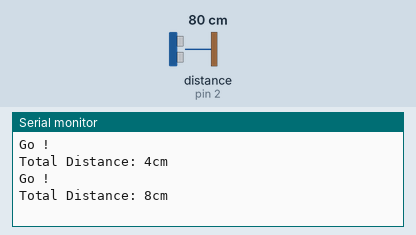
Recording of a sketch running on a simulated Arduino Uno, built with avr-gcc and run on an emulated ATmega328P. Shown: the last lines printed to the serial monitor. Wiring (inferred from the names in the program): ultrasonic range finder: trigger pin 3; echo pin 2. Inputs (shaded band) come from the test bench; at power-on: distance to the obstacle (sensor on pin 2) 80 cm. The echo pulse lasts 58.3 µs per cm.

Above: at 2.8 s.
2.9 s: distance to the obstacle (sensor on pin 2) set to 2 cm
At 4.9 s:
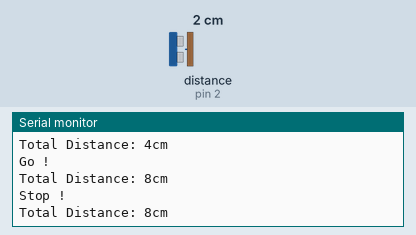
7.5 s: distance to the obstacle (sensor on pin 2) set to 18 cm
At 9.1 s:
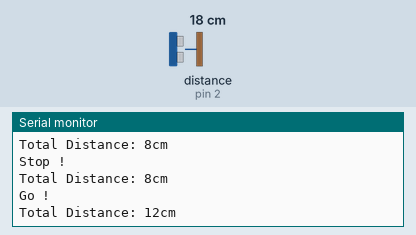
Timing chart, 0 to 10.6 s (numbered marks = the images above; inputs shaded):
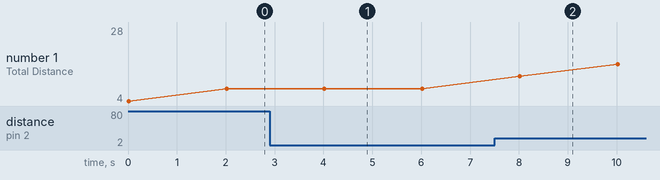

The sketch:

example_1108.ino
```cpp
/*
 * Student ID : 201901723
 * Student Name : 최가은
 * Writing Date : 2022.11.08(화)
 * My feel about this assignment
 *
*/

#define ECHO 2
#define TRIG 3
#define MARK0_GO 1
#define MARK0_STOP 0
#define CAR_SPEED 2

long totalDistance;

int askMark0(int dist){
  if(dist >= 15){
    return MARK0_GO;
  } else {
    return MARK0_STOP;
  }
}

void setup() {
  totalDistance = 0;
  pinMode(TRIG, OUTPUT);
  pinMode(ECHO, INPUT);
  Serial.begin(9600);
}

void loop() {
  digitalWrite(TRIG, HIGH);
  delayMicroseconds(10);
  digitalWrite(TRIG, LOW);
  long duration = pulseIn(ECHO, HIGH);

  if(duration == 0) return;

  long distance = duration * 0.034 / 2;

  if(askMark0(distance) == MARK0_GO){
    Serial.println("Go !");
    totalDistance += CAR_SPEED * 2;
  } else {
    Serial.println("Stop !");
  }


  Serial.print("Total Distance: ");
  Serial.print(totalDistance);
  Serial.println("cm");
  delay(2000);
}
```

Measured:
- after the input at 2.9 s, the serial monitor: prints a new line after 1.1 s (image 1)
- after the input at 7.5 s, the serial monitor: prints a new line after 0.51 s (image 2)
- plotted number 1: 8 → 28 after the input at 7.5 s
